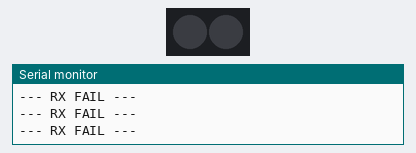
Bench run of a sketch on a simulated Teensy 4. Shown: 2 RGB LEDs in strip order, left to right, the last lines printed to the serial monitor. Dim RGB values are drawn brighter than linear; random numbers use the default seed unless the sketch sets one; no radio packets arrive unless stated.

Above: at 0.2 s.
At 36.5 s:
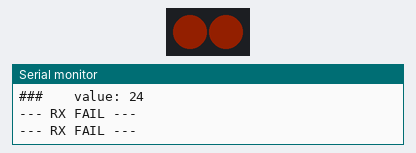
Timing chart, 0 to 40.0 s (numbered marks = the images above):
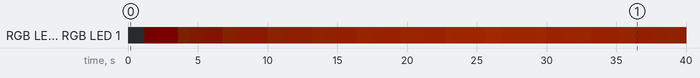

Measured:
- by itself, RGB LED 0, RGB LED 1: off → RGB(1, 0, 0) at 1.2 s, → RGB(2, 0, 0) 0.80 s later, → RGB(3, 0, 0) 0.40 s later, → RGB(4, 1, 0) 1.2 s later, … (49 changes in this stretch)

The sketch:

rx_to_midi.ino.ino
```cpp
#include <VirtualWire.h>
#include "FastLED.h"

const int transmit_pin = 12;
const int receive_pin = 8;//11;
const int transmit_en_pin = 3;

#define NUM_LEDS 2
#define DATA_PIN 6
CRGB leds[NUM_LEDS];
#define MAX_LUMA 160

uint8_t pattern_step = 0;
uint8_t last_rx_value;
bool i_am_home = false;
bool last_rx_succeeded = false;

unsigned long rx_poll_clk_start;
unsigned long rx_poll_clk_now;
const unsigned long rx_poll_clk_period = 50;

unsigned long pattern_step_clk_start;
unsigned long pattern_step_clk_now;
// controls speed of rainbow. mst be in sync with transmitter
const unsigned long pattern_step_clk_period = 400;

unsigned long max_home_radio_silence_clk_start;
unsigned long max_home_radio_silence_clk_now;
const unsigned long max_home_radio_silence_clk_period = 45000;

uint8_t away_hue = random(0,255);

void setup() {
    Serial.begin(9600);
    // Initialise the IO and ISR
    vw_set_tx_pin(transmit_pin);
    vw_set_rx_pin(receive_pin);
    vw_set_ptt_pin(transmit_en_pin);
    vw_set_ptt_inverted(true); // Required for DR3100
    vw_setup(2000);	 // Bits per sec
    vw_rx_start();
    FastLED.addLeds<NEOPIXEL, DATA_PIN>(leds, NUM_LEDS);

    rx_poll_clk_start = millis();
    pattern_step_clk_start = millis();
    max_home_radio_silence_clk_start = millis();
}

void send_midi(){
  CHSV hsv(pattern_step, 255, 255);
  CRGB rgb;
  hsv2rgb_rainbow(hsv,rgb);
  usbMIDI.sendControlChange(0, map(rgb.r,0,255,0,255), 1);  // 60 = C4
  usbMIDI.sendControlChange(1, map(rgb.g,0,255,0,255), 1);  // 60 = C#4
  usbMIDI.sendControlChange(2, map(rgb.b,0,255,0,255), 1);  // 60 = D4
}

void display_step_as_hue(uint8_t value) {
  fill_solid(leds, NUM_LEDS, CHSV( pattern_step, 255, value ));
  FastLED.show();
}

void display_step_as_value(uint8_t hue) {
  fill_solid(leds, NUM_LEDS, CHSV( hue, 255, pattern_step ));
  FastLED.show();
}

void display_hue(uint8_t hue) {
  fill_solid(leds, NUM_LEDS, CHSV( hue, 255, 100 ));
  FastLED.show();
}

void breathe_hue() {
  // the "away from home" pattern
  if( pattern_step == 0 || pattern_step == 128 ) {
    away_hue = random(0,255);
  }
  uint8_t value;
  uint8_t breath_low_val = 0;
  uint8_t breath_high_val = 40;
  if (pattern_step <= 63 ) {
    // breathe in
    value = map(pattern_step, 0, 63, breath_low_val, breath_high_val);
  }
  else if (pattern_step >= 64 && pattern_step <= 127 ) {
    // breathe out
    value = map(pattern_step, 64, 127, breath_high_val, breath_low_val);
  }
  else if (pattern_step >= 128 && pattern_step <= 191 ) {
    // breathe in
    value = map(pattern_step, 128, 191, breath_low_val, breath_high_val);
  }
  else {
    // breathe out
    value = map(pattern_step, 192, 255, breath_high_val, breath_low_val);
  }
  Serial.print("###    value: ");
  Serial.println(value);
  fill_solid(leds, NUM_LEDS, CHSV( away_hue, 255, 255 ));
  FastLED.setBrightness(value);
  FastLED.show();

}

bool try_rx() {
  bool rx_successful = false;

  for (uint8_t i = 0; i < 2; i++) {
    uint8_t buf[VW_MAX_MESSAGE_LEN];
    uint8_t buflen = VW_MAX_MESSAGE_LEN;
    if (vw_get_message(buf, &buflen)) {
      if( buf[0] == 0x53 && buf[1] == 0x52 && buf[2] == 0x46 ) {
        last_rx_value = buf[3];
        rx_successful = true;
        break;
      }
    }
  }
  //vw_rx_stop();
  return rx_successful;
}

void loop() {
  rx_poll_clk_now = millis();
  pattern_step_clk_now = millis();
  max_home_radio_silence_clk_now = millis();

  if (rx_poll_clk_now - rx_poll_clk_start >= rx_poll_clk_period) {
    if(try_rx()) {
      i_am_home = true;
      last_rx_succeeded = true;
      Serial.println("+++ RX SUCCESS +++");
      max_home_radio_silence_clk_start = rx_poll_clk_now; // reset silence timer
    } else {
      last_rx_succeeded = false;
      Serial.println("--- RX FAIL ---");
    }
    rx_poll_clk_start = rx_poll_clk_now; // reset poll timer
  } // radio poll ticks

  if (max_home_radio_silence_clk_now - max_home_radio_silence_clk_start >= max_home_radio_silence_clk_period) {
    // radio silence timeout exceeded
    i_am_home = false;
  } // radio silence ticks

  if (pattern_step_clk_now - pattern_step_clk_start >= pattern_step_clk_period) {
    Serial.println(pattern_step);
    if (last_rx_succeeded) {
      //pattern_step_wheel((pattern_step - last_rx_value)/2);
      pattern_step = last_rx_value;
    }
    if (i_am_home) {
      //FastLED.setBrightness(MAX_LUMA);
      //display_step_as_hue(100);
      send_midi();
    } else { // not home
      breathe_hue();
      //display_step_as_value(90);
    }
    pattern_step = pattern_step < 255 ? pattern_step + 1 : 0;
    pattern_step_clk_start = pattern_step_clk_now; // reset step timer
  } // pattern ticks
}
```
